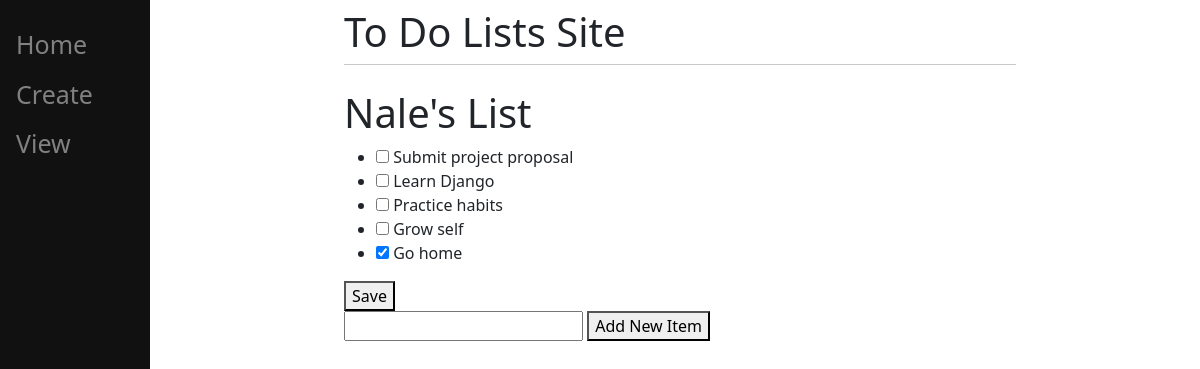
/1, run on an earlier commit of the app's database.
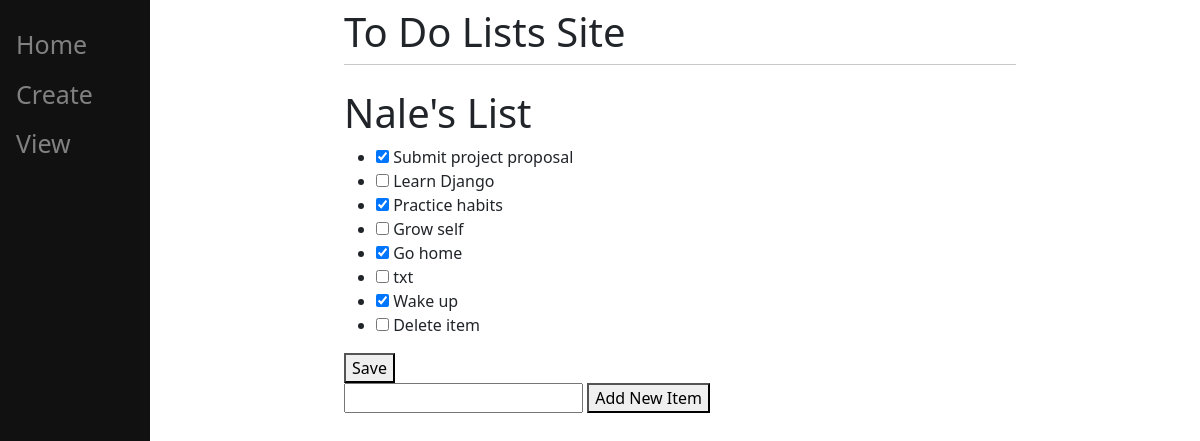
And on a later commit of the database.
### main/models.py (models this page shows, shortened)
class ToDoList(models.Model):
    name = models.CharField(max_length=200)

class Item(models.Model):
    todolist = models.ForeignKey(ToDoList, on_delete=models.CASCADE)
    name = models.CharField(max_length=300)
    complete = models.BooleanField()

### main/views.py (the view, shortened to what this page needs)
# urls.py: path("<int:id>", views.index, name="index"),
def index(response, id):
    ls = ToDoList.objects.get(id=id)
    return render(response, 'main/list.html', {"ls": ls})

### main/templates/main/list.html (shortened to what this page needs)
{% extends 'main/base.html' %}
{% block content %}
    <h1>{{ls.name}}</h1>
    <form method="post", action="#">
        <ul>
        {% for item in ls.item_set.all %}
            {% if item.complete %}
                <li>
                    <input type="checkbox", value="clicked", name="c{{item.id}}" checked>
                    {{item.name}}
                </li>
            {% else %}
                <li>
                    <input type="checkbox", value="clicked", name="c{{item.id}}">
                    {{item.name}}
                </li>
            {% endif %}
        {% endfor %}
        </ul>
        <button type="submit", name="save", value="save">
            Save
        </button>
        <input type="text", name="newListItem">
        <button type="submit", name="newItem", value="newItem">
            Add New Item
        </button>
    </form>
{% endblock %}

### main/templates/main/base.html (shortened to what this page needs)
<!doctype html>
<html>
    <head>
        <link href="https://cdn.jsdelivr.net/npm/bootstrap@5.3.0-alpha1/dist/css/bootstrap.min.css" rel="stylesheet">
    </head>
    <body>
        <div class="sidenav">
            <a href="/home">Home</a>
            <a href="/create">Create</a>
            <a href="/1">View</a>
        </div>
        <div id="content", name="content", class="main">
            <div class="row justify-content-center">
                <div class="col-8">
                    <h1 class="mt-2">To Do Lists Site</h1>
                    <hr class="mt-0 mb-4">
                    {% block content %}
                    {% endblock content %}
                </div>
            </div>
        </div>
    </body>
</html>

### main/templates/main/base.html (style rules this page uses)
.sidenav { height: 100%; width: 150px; position: fixed; z-index: 1; top: 0; left: 0; background-color: #111; overflow-x: hidden; padding-top: 20px; }
.sidenav a { padding: 6px 8px 6px 16px; text-decoration: None; font-size: 25px; color: #818181; display: block; }
.main { margin-left: 160px; padding: 0px 10px; }

What changed in the data, as far as the page shows it:
changed Item "Submit project proposal": complete False → True (drawn); id "☐" → "☑"
changed Item "Practice habits": complete False → True (drawn); id "☐" → "☑"
added Item: name "txt"
added Item: name "Wake up"
added Item: name "Delete item"
